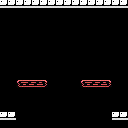

Rendered tile map (Tiled .tmx) drawn with the repository's tilesets; below, a short description and the full map source, tile grids included:
An orthogonal 16x16 tile map with 8x8 px tiles, 1 tile layer (Tile Layer 1).

<map version="1.0" tiledversion="1.0.2" orientation="orthogonal" renderorder="right-down" width="16" height="16" tilewidth="8" tileheight="8" nextobjectid="1">
 <tileset firstgid="1" name="tiles-outer-ruins" tilewidth="8" tileheight="8" tilecount="256" columns="16">
  <image source="tiles-outer-ruins.png" width="128" height="128" />
 </tileset>
 <layer name="Tile Layer 1" width="16" height="16">
  <data encoding="csv">
150,150,150,150,150,150,150,150,150,150,150,150,150,150,150,150,
1,1,1,1,1,1,1,1,1,1,1,1,1,1,1,1,
1,1,1,1,1,1,1,1,1,1,1,1,1,1,1,1,
1,1,1,1,1,1,1,1,1,1,1,1,1,1,1,1,
1,1,1,1,1,1,1,1,1,1,1,1,1,1,1,1,
1,1,1,1,1,1,1,1,1,1,1,1,1,1,1,1,
1,1,1,1,1,1,1,1,1,1,1,1,1,1,1,1,
1,1,1,1,1,1,1,1,1,1,1,1,1,1,1,1,
1,1,1,1,1,1,1,1,1,1,1,1,1,1,1,1,
1,1,1,1,1,1,1,1,1,1,1,1,1,1,1,1,
1,1,140,138,138,139,1,1,1,1,140,138,138,139,1,1,
1,1,1,1,1,1,1,1,1,1,1,1,1,1,1,1,
1,1,1,1,1,1,1,1,1,1,1,1,1,1,1,1,
1,1,1,1,1,1,1,1,1,1,1,1,1,1,1,1,
150,150,1,1,1,1,1,1,1,1,1,1,1,1,150,150,
1,1,1,1,1,1,1,1,1,1,1,1,1,1,1,1
</data>
 </layer>
</map>
